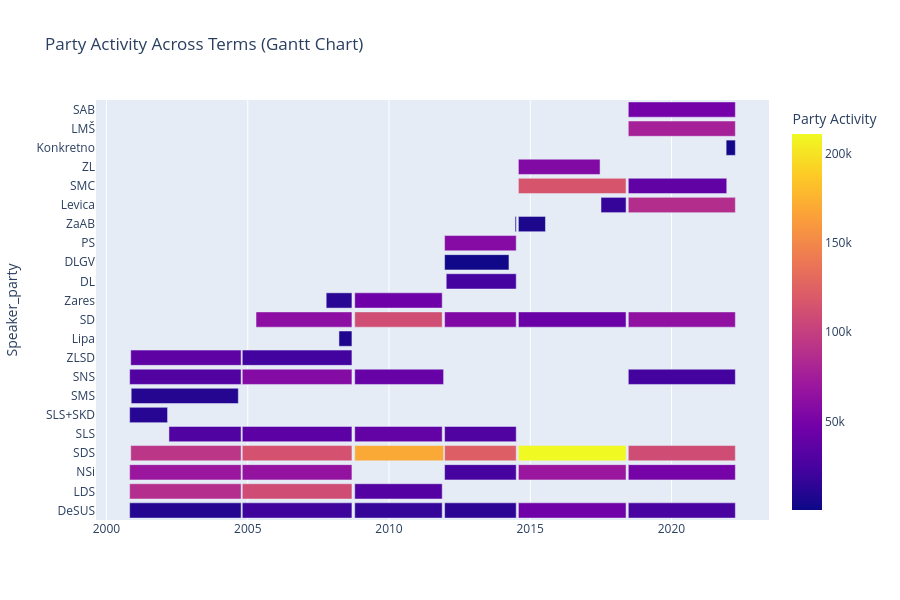

Write notebook code for a chart like this one.
### Code cell
import plotly.express as px
from PIL import Image

## Plot 1: ALL parties as are
fig = px.timeline(
    activity,
    x_start="Start_date",
    x_end="End_date",
    y="Speaker_party",
    color="Sent_count",
    title="Party Activity Across Terms (Gantt Chart)",
    labels={"Sent_count": "Party Activity"},
)
fig.update_layout(
    height=600  # Set the height to your desired value
)

#fig.write_html("./Figures/Sentiment_Analysis/Parties/Party_activity_Gantt.html")
fig.write_image("./Figures/Sentiment_Analysis/Sentences/Party_activity.png")

fig.show()
